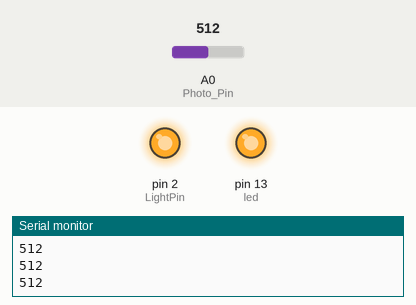
Recording of a sketch running on a simulated Arduino Uno, built with avr-gcc and run on an emulated ATmega328P. Shown: output pins drawn as LEDs (lit = HIGH), the last lines printed to the serial monitor. Inputs (shaded band) come from the test bench; at power-on: A0 (Photo_Pin) = 512.

Above: at 1.2 s.
1.3 s: A0 (Photo_Pin) set to 524
At 1.9 s:
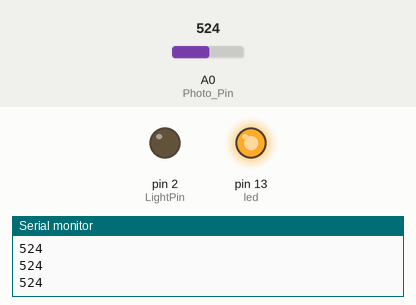
2.8 s: A0 (Photo_Pin) set to 511
At 3.2 s:
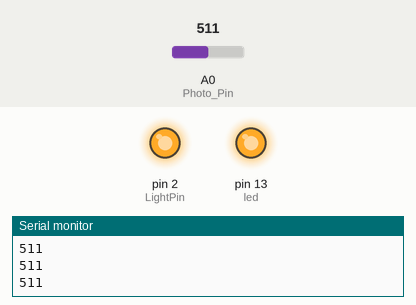
4.3 s: A0 (Photo_Pin) set to 528
At 5.5 s:
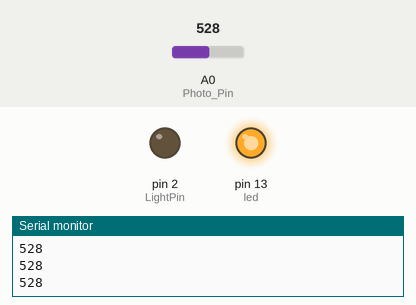
Timing chart, 0 to 7.3 s (numbered marks = the images above; inputs shaded):
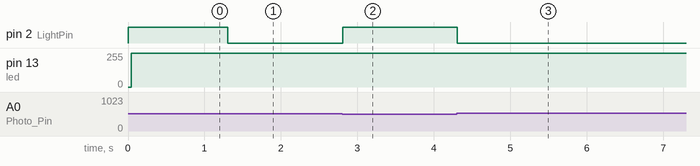

The sketch:

week3-Lab03-Dark-Detecting-LED.ino
```cpp
// Pin 13 has an LED connected on most Arduino boards.
// give it a name:
int led = 13;
int LightPin = 2;

int Photo_Pin = A0;

int readPhoto;
// the setup routine runs once when you press reset:
void setup() {
  // initialize the digital pin as an output.
  pinMode(led, OUTPUT);
  pinMode(LightPin, OUTPUT);

  pinMode(Photo_Pin, INPUT);
  Serial.begin(9600);
}

// the loop routine runs over and over again forever:
void loop() {
  digitalWrite(led, HIGH);   // turn the LED on (HIGH is the voltage level)
  readPhoto = analogRead(Photo_Pin);
  Serial.println(readPhoto);

  if (readPhoto < 518) {
  digitalWrite(LightPin, HIGH);
  }else{
      digitalWrite(LightPin, LOW);
  }

  delay(1);               // wait for a second
  digitalWrite(led, LOW);    // turn the LED off by making the voltage LOW
  //delay(1000);               // wait for a second
}
```

Measured:
- the behaviour switches between 517 and 518 on A0 (Photo_Pin) (found by bisection; images 0 and 1)
- after the input at 1.3 s, pin 2 (LightPin): HIGH → LOW at once
- after the input at 2.8 s, pin 2 (LightPin): LOW → HIGH at once
- after the input at 4.3 s, pin 2 (LightPin): HIGH → LOW at once
